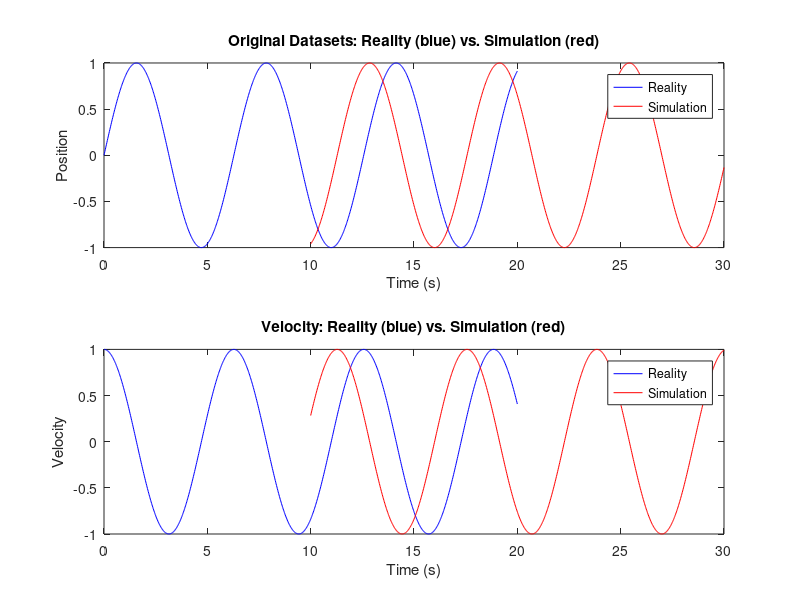
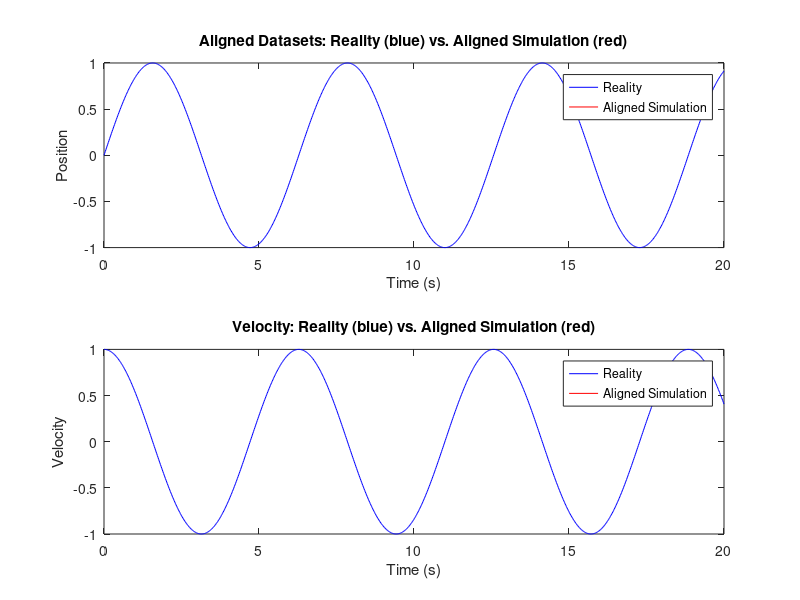

The MATLAB script that drew these images, in order:
% Load or generate example data (replace with your actual datasets)
% Assume reality_time, reality_position, reality_velocity are from reality
% and sim_time, sim_position, sim_velocity are from simulation

% Example data generation (replace with actual data loading)
reality_time = linspace(0, 20, 1000);  % Time in seconds
reality_position = sin(reality_time);  % Position data
reality_velocity = cos(reality_time);  % Velocity data

sim_time = linspace(10, 30, 1000);  % Time in seconds (simulated time shifted)
sim_position = sin(sim_time - 5);   % Simulated position data (shifted)
sim_velocity = cos(sim_time - 5);  % Simulated velocity data (shifted)

% Plot original datasets
figure;
subplot(2, 1, 1);
plot(reality_time, reality_position, 'b', sim_time, sim_position, 'r');
xlabel('Time (s)');
ylabel('Position');
title('Original Datasets: Reality (blue) vs. Simulation (red)');
legend('Reality', 'Simulation');

subplot(2, 1, 2);
plot(reality_time, reality_velocity, 'b', sim_time, sim_velocity, 'r');
xlabel('Time (s)');
ylabel('Velocity');
title('Velocity: Reality (blue) vs. Simulation (red)');
legend('Reality', 'Simulation');

% Compute cross-correlation of velocity signals
[correlation, lag] = xcorr(reality_velocity, sim_velocity);

% Find the time shift that maximizes correlation
[~, idx] = max(abs(correlation));
optimal_lag = lag(idx);

% Shift simulation data to align with reality data
aligned_sim_time = sim_time - optimal_lag;  % Apply time shift

% Interpolate simulation data onto reality time points
aligned_sim_position = interp1(aligned_sim_time, sim_position, reality_time);
aligned_sim_velocity = interp1(aligned_sim_time, sim_velocity, reality_time);

% Plot aligned datasets
figure;
subplot(2, 1, 1);
plot(reality_time, reality_position, 'b', reality_time, aligned_sim_position, 'r');
xlabel('Time (s)');
ylabel('Position');
title('Aligned Datasets: Reality (blue) vs. Aligned Simulation (red)');
legend('Reality', 'Aligned Simulation');

subplot(2, 1, 2);
plot(reality_time, reality_velocity, 'b', reality_time, aligned_sim_velocity, 'r');
xlabel('Time (s)');
ylabel('Velocity');
title('Velocity: Reality (blue) vs. Aligned Simulation (red)');
legend('Reality', 'Aligned Simulation');
